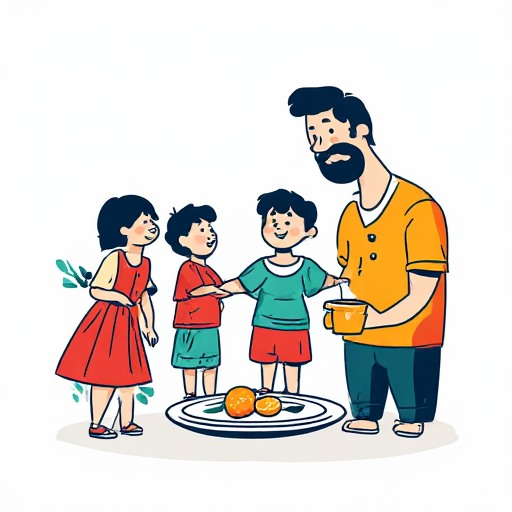
#> input picture design/words/story_final/p03.jpg, 512 x 512 px; its folder holds 4 pictures in this run
$ python pack_story.py
#> lines starting #> are read from the running program, lines starting #| are printed output that depends on the picture
#!/usr/bin/env python3
"""design/words/story_final/*.jpg (p01 = unit 1 passage, s05_02 = unit 5 sentence 2) -> mobile/public/img/story/<id>.webp (384px) + list.json."""
import json, os, glob
from PIL import Image
ROOT = os.path.abspath(f"{os.path.dirname(__file__)}/.."); out = f"{ROOT}/mobile/public/img/story"; os.makedirs(out, exist_ok=True); ids = []
for f in sorted(glob.glob(f"{ROOT}/design/words/story_final/*.jpg")):
    i = os.path.basename(f)[:-4]; im = Image.open(f).convert("RGB").resize((384, 384), Image.LANCZOS); im.save(f"{out}/{i}.webp", quality=82, method=6); ids.append(i)
#> after `im = Image.open(f).convert('RGB').resize((384, 384), Image.LANCZOS)`:
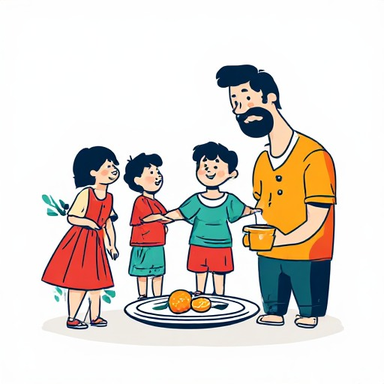
#> im: PIL image 384x384 RGB; mean R, G, B 221.5, 214.9, 209.1
#> pass 2 of the loop `for f in sorted(glob.glob(f"{ROOT}/design/words/story_final/*.jpg")):`:
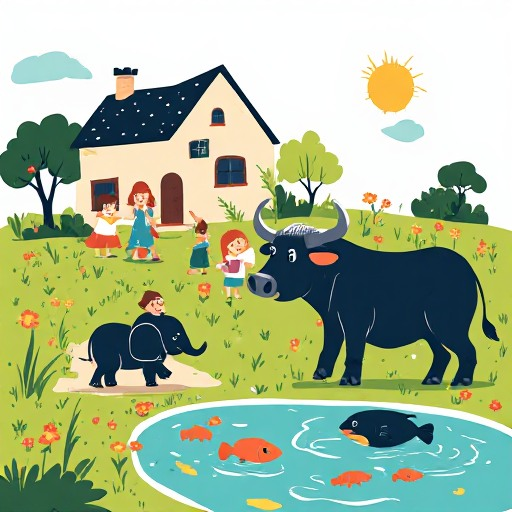
#> input picture design/words/story_final/p06.jpg, 512 x 512 px
#> `im = Image.open(f).convert('RGB').resize((384, 384), Image.LANCZOS)`:
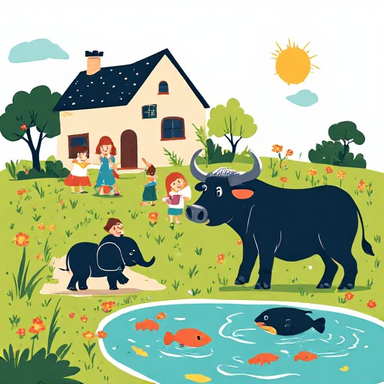
#> im: PIL image 384x384 RGB; mean R, G, B 166, 182.7, 147.2
#> pass 3 of the loop `for f in sorted(glob.glob(f"{ROOT}/design/words/story_final/*.jpg")):`:
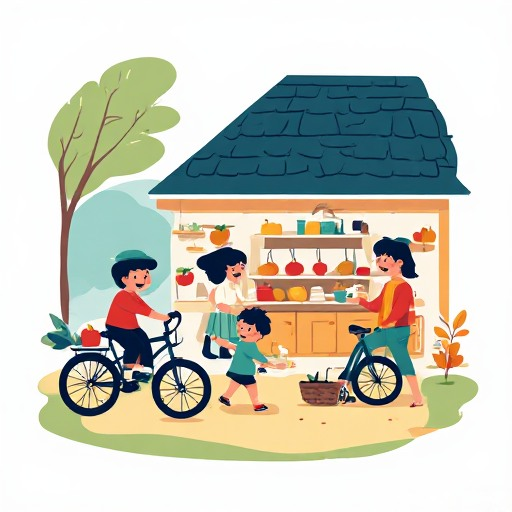
#> input picture design/words/story_final/p10.jpg, 512 x 512 px
#> `im = Image.open(f).convert('RGB').resize((384, 384), Image.LANCZOS)`:
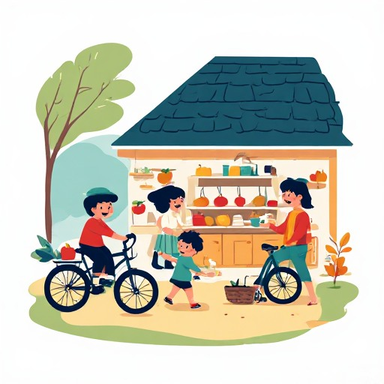
#> im: PIL image 384x384 RGB; mean R, G, B 200.5, 200.4, 186.7
#> the loop made 4 passes; the first 3 are shown
json.dump(ids, open(f"{out}/list.json", "w")); print(len(ids), "story pictures")
